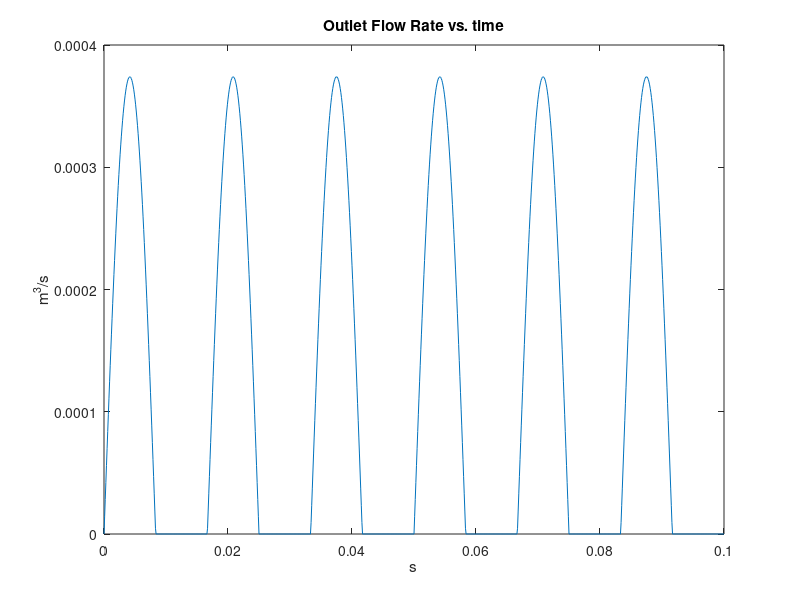

Here is the MATLAB script that generated this plot:
clear; clc;
%% Outlet
% Parameters        
piston_dia = 8e-3;                        %
r = 20e-3;
Ap = 0.25 * pi * piston_dia^2;
alpha = deg2rad(45);                       % Swash plate angle
omega_rpm = 3600;
omega = (2*pi/60) * omega_rpm;
t = 0:0.0001:0.1;
theta_n = omega * t;
beta = 1.6e9;
P1 = 21e6;

% Calculated parameters
n = size(theta_n);
Dp = zeros(n);
Q_kinematic = zeros(n);
Q_compress = zeros(n);
Q_leakage = zeros(n);
Q1 = zeros(n);

for i = 1:n(2)
    Dp(i) = Ap * r * tan(alpha) * sin(theta_n(i));
    % Kinematic
    Q_kinematic(i) = Dp(i) * omega;

    % Compressibility
    Q_compress(i) = Q_kinematic(i) * (P1/beta);

    % Total outlet/discharge flow rate
    Q1(i) = Q_kinematic(i) - Q_compress(i) - Q_leakage(i);
    if Q1(i) >=0
        Q1(i) = Q1(i);
    else
        Q1(i) = 0;
    end
end

% Plot for the flow rate
figure(1)
plot(t, Q1)
title('Outlet Flow Rate vs. time')
xlabel('s')
ylabel('m^3/s')
